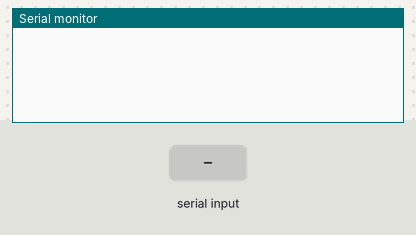
The sketch below on a simulated Arduino Uno, built for the host (arithmetic inside an expression is 32-bit, double 64-bit). Parts: the last lines printed to the serial monitor. The inputs (shaded band) are chosen by the test bench.

Above: at 1.2 s.
1.3 s: "90,45\n" received over the second serial link
At 2.5 s:
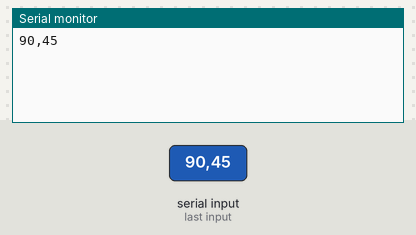
2.8 s: "30,150\n" received over the second serial link
At 4.0 s:
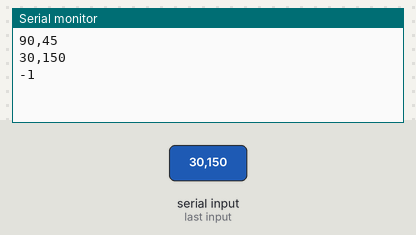
4.3 s: "a90\n" received over the second serial link
At 5.1 s:
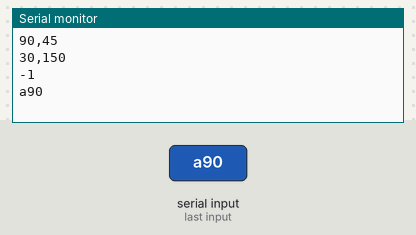
5.8 s: "a,45\n" received over the second serial link
At 6.2 s:
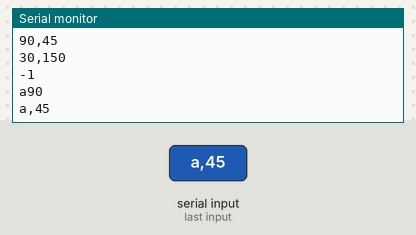
7.3 s: "b90\n" received over the second serial link
At 8.5 s:
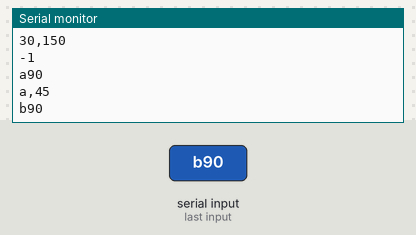
8.8 s: "b,45\n" received over the second serial link
At 9.7 s:
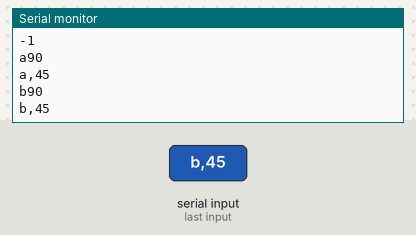

The sketch:

pruebaBT_PT.ino
```cpp
#include <pt.h>
#include <SoftwareSerial.h>
#include <stdio.h>
#include <stdlib.h>

SoftwareSerial BT(4,2); // RX, TX
struct pt cronometro;
struct pt marcador;

char led[10];
String vectorCaracteres;
int golesLocal=0;
  int golesVisita=0;
  int minutos=0;
  int segundos=0;
void setup() {
  // put your setup code here, to run once:

   BT.begin(9600);
  PT_INIT(&cronometro);
  PT_INIT(&marcador);
}

void loop() {
  // put your main code here, to run repeatedly:
  while (BT.available()) {
  char CharEntrada = BT.read(); //Leer un byte del puerto serial

    vectorCaracteres += CharEntrada;  //Agregar el char anterior al string
  }
 vectorCaracteres.toCharArray(led,10);
 Serial.println(vectorCaracteres);
 if((vectorCaracteres)=='a'&&(vectorCaracteres)=='b'&&(vectorCaracteres)=='c'&&(vectorCaracteres)=='d'){
   marcadorF(&marcador);
  }else{

 if(atoi(led)>0){
  cronometroF(&cronometro);
 }

  }
  vectorCaracteres="";
}


  void marcadorF(struct pt *pt){
  PT_BEGIN(pt);
  //setup
  pinMode(13,OUTPUT);

  //loop
   static long t=0;
  do{

     t=millis();
     PT_WAIT_WHILE(pt, (millis()-t)<1000);
      digitalWrite(13,HIGH);

           PT_WAIT_UNTIL(pt, (millis()-t)>1000);
      digitalWrite(13,LOW);
    }while(true);
  PT_END(pt);
  }

void cronometroF(struct pt *pt){
  PT_BEGIN(pt);
  //setup
  Serial.begin(9600);
  BT.begin(9600);

  //loop
   static long t=0;
  do{
    t=millis();
    PT_WAIT_WHILE(pt, (millis()-t)<500);
    Serial.println(BT.read());
    PT_WAIT_UNTIL(pt, (millis()-t)>500);
    }while(true);
  PT_END(pt);
  }
```

Measured:
- after the input at 1.3 s, the serial monitor: prints a new line at once (image 1)
- after the input at 2.8 s, the serial monitor: prints a new line at once (image 2)
- after the input at 4.3 s, the serial monitor: prints a new line at once (image 3)
- after the input at 5.8 s, the serial monitor: prints a new line at once (image 4)
- after the input at 7.3 s, the serial monitor: prints a new line at once (image 5)
- after the input at 8.8 s, the serial monitor: prints a new line at once (image 6)
